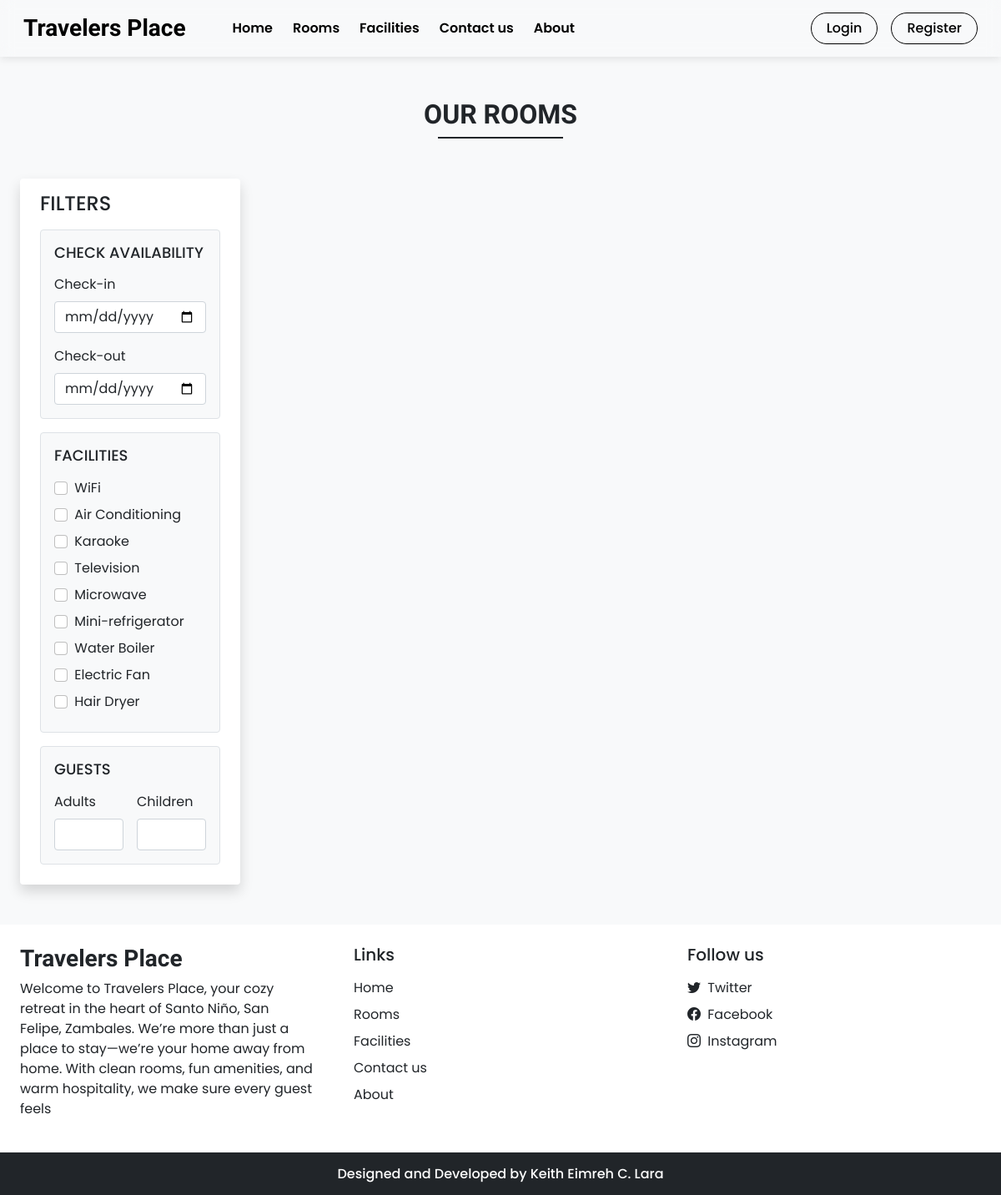
The page /rooms.php on the database its author committed.
### tables this page shows
CREATE TABLE `settings` (
  `sr_no` int(11) NOT NULL AUTO_INCREMENT,
  `site_title` varchar(50) NOT NULL,
  `site_about` varchar(250) NOT NULL,
  `shutdown` tinyint(1) NOT NULL,
  `payment_gcash_number` varchar(100) DEFAULT NULL,
  `payment_maya_number` varchar(100) DEFAULT NULL,
  `payment_gcash_qr` varchar(255) DEFAULT NULL,
  `payment_maya_qr` varchar(255) DEFAULT NULL,
  `booking_rules` text DEFAULT NULL,
  PRIMARY KEY (`sr_no`)
);

CREATE TABLE `facilities` (
  `id` int(11) NOT NULL AUTO_INCREMENT,
  `icon` varchar(100) NOT NULL,
  `name` varchar(50) NOT NULL,
  `description` varchar(250) NOT NULL,
  PRIMARY KEY (`id`)
);

### admin/inc/db_config.php (called while the page is built, shortened)
<?php
  function selectAll($table)
  {
    $con = $GLOBALS['con'];
    $res = mysqli_query($con,"SELECT * FROM $table");
    return $res;
  }
  function select($sql,$values,$datatypes)
  {
    $con = $GLOBALS['con'];
    if($stmt = mysqli_prepare($con,$sql))
    {
      if(!empty($values)){
        mysqli_stmt_bind_param($stmt,$datatypes,...$values);
      }
      if(mysqli_stmt_execute($stmt)){
        $res = mysqli_stmt_get_result($stmt);
        return $res;
      }
      else{
        mysqli_stmt_close($stmt);
        die("Query cannot be executed - Select");
      }
    }
    else{
      die("Query cannot be prepared - Select");
    }
  }

### rooms.php (the view, shortened to what this page needs)
<!DOCTYPE html>
<html lang="en">
<head>
  <?php require('inc/links.php'); ?>
</head>
<body class="bg-light">
  <?php
    require('inc/header.php');
    $checkin_default="";
    $checkout_default="";
    $adult_default="";
    $children_default="";
  ?>
  <div class="my-5 px-4">
    <h2 class="fw-bold h-font text-center">OUR ROOMS</h2>
    <div class="h-line bg-dark"></div>
  </div>
  <div class="container-fluid">
    <div class="row">
      <div class="col-lg-3 col-md-12 mb-lg-0 mb-4 ps-4">
        <nav class="navbar navbar-expand-lg navbar-light bg-white rounded shadow">
          <div class="container-fluid flex-lg-column align-items-stretch">
            <h4 class="mt-2">FILTERS</h4>
            <div class="collapse navbar-collapse flex-column align-items-stretch mt-2" id="filterDropdown">
              <div class="border bg-light p-3 rounded mb-3">
                <h5 class="d-flex align-items-center justify-content-between mb-3" style="font-size: 18px;">
                  <span>CHECK AVAILABILITY</span>
                </h5>
                <label class="form-label">Check-in</label>
                <input type="date" class="form-control shadow-none mb-3" value="<?php echo $checkin_default ?>" id="checkin" onchange="chk_avail_filter()" onclick="try{this.showPicker()}catch(e){}" style="cursor:pointer;">
                <label class="form-label">Check-out</label>
                <input type="date" class="form-control shadow-none" value="<?php echo $checkout_default ?>" id="checkout" onchange="chk_avail_filter()" onclick="try{this.showPicker()}catch(e){}" style="cursor:pointer;">
              </div>
              <div class="border bg-light p-3 rounded mb-3">
                <h5 class="d-flex align-items-center justify-content-between mb-3" style="font-size: 18px;">
                  <span>FACILITIES</span>
                </h5>
                <?php
                  $facilities_q = selectAll('facilities');
                  while($row = mysqli_fetch_assoc($facilities_q))
                  {
                    echo<<<facilities
                      <div class="mb-2">
                        <input type="checkbox" onclick="fetch_rooms()" name="facilities" value="$row[id]" class="form-check-input shadow-none me-1" id="$row[id]">
                        <label class="form-check-label" for="$row[id]">$row[name]</label>
                      </div>
                    facilities;
                  }
                ?>
              </div>
              <div class="border bg-light p-3 rounded mb-3">
                <h5 class="d-flex align-items-center justify-content-between mb-3" style="font-size: 18px;">
                  <span>GUESTS</span>
                </h5>
                <div class="d-flex">
                  <div class="me-3">
                    <label class="form-label">Adults</label>
                    <input type="number" min="1" id="adults" value="<?php echo $adult_default ?>" oninput="guests_filter()" class="form-control shadow-none">
                  </div>
                  <div>
                    <label class="form-label">Children</label>
                    <input type="number" min="1" id="children" value="<?php echo $children_default ?>" oninput="guests_filter()" class="form-control shadow-none">
                  </div>
                </div>
              </div>
            </div>
          </div>
        </nav>
      </div>
      <div class="col-lg-9 col-md-12 px-4" id="rooms-data">
      </div>
    </div>
  </div>
  <?php require('inc/footer.php'); ?>
</body>
</html>

### inc/header.php (shortened to what this page needs)
<nav id="nav-bar" class="navbar navbar-expand-lg navbar-dark px-lg-3 py-lg-2 fixed-top">
  <div class="container-fluid">
    <a class="navbar-brand me-5 fw-bold fs-3 h-font" href="index.php"><?php echo $settings_r['site_title'] ?></a>
    <div class="collapse navbar-collapse" id="navbarSupportedContent">
      <ul class="navbar-nav me-auto mb-2 mb-lg-0">
        <li class="nav-item">
          <a class="nav-link me-2" href="index.php">Home</a>
        </li>
        <li class="nav-item">
          <a class="nav-link me-2" href="rooms.php">Rooms</a>
        </li>
        <li class="nav-item">
          <a class="nav-link me-2" href="facilities.php">Facilities</a>
        </li>
        <li class="nav-item">
          <a class="nav-link me-2" href="contact.php">Contact us</a>
        </li>
        <li class="nav-item">
          <a class="nav-link" href="about.php">About</a>
        </li>
      </ul>
      <div class="d-flex">
        <?php
          if(isset($_SESSION['login']) && $_SESSION['login']==true)
          {
            $path = USERS_IMG_PATH;
            $support_unread_count = function_exists('getSupportTicketUnreadCountForUser')
              ? getSupportTicketUnreadCountForUser((int)$_SESSION['uId'])
              : 0;
            $support_badge = $support_unread_count > 0
              ? "<span class='badge bg-danger ms-2'>{$support_unread_count}</span>"
              : '';
            echo<<<data
              <div class="d-flex align-items-center">
                <div class="dropdown me-3">
                  <a class="position-relative text-dark" href="javascript:void(0)" role="button" id="notificationDropdown" data-bs-toggle="dropdown" aria-expanded="false">
                    <i class="bi bi-bell fs-5"></i>
                    <span id="notification-badge" class="position-absolute top-0 start-100 translate-middle badge rounded-pill bg-danger" style="display: none; font-size: 0.6rem;">
                      0
                    </span>
                  </a>
                  <ul class="dropdown-menu dropdown-menu-end" aria-labelledby="notificationDropdown">
                    <li><h6 class="dropdown-header">Notifications</h6></li>
                    <li><hr class="dropdown-divider m-0"></li>
                    <div id="notification-dropdown" style="max-height: 300px; overflow-y: auto;">
                      <div class="dropdown-item text-center text-muted py-3">Loading notifications...</div>
                    </div>
                    <li><hr class="dropdown-divider m-0"></li>
                    <li><a class="dropdown-item text-center text-primary" href="notifications.php">View All Notifications</a></li>
                  </ul>
                </div>
                <div class="btn-group">
                  <button type="button" class="btn btn-outline-dark shadow-none dropdown-toggle" data-bs-toggle="dropdown" data-bs-display="static" aria-expanded="false">
                    <img src="$path$_SESSION[uPic]" style="width: 25px; height: 25px;" class="me-1 rounded-circle">
                    $_SESSION[uName]
                  </button>
                <ul class="dropdown-menu dropdown-menu-lg-end">
                  <li><a class="dropdown-item" href="profile.php">Profile</a></li>
                  <li><a class="dropdown-item" href="bookings.php">Bookings</a></li>
                  <li><a class="dropdown-item d-flex justify-content-between align-items-center" href="support.php"><span>Support</span>{$support_badge}</a></li>
                  <li><a class="dropdown-item" href="notifications.php">Notifications <span id="notification-badge-menu" class="badge bg-danger ms-2" style="display:none;">0</span></a></li>
                  <li><a class="dropdown-item" id="logout-link" href="logout.php">Logout</a></li>
                </ul>
              </div>
            data;
          }
          else
          {
            echo<<<data
              <button type="button" class="btn btn-auth shadow-none me-lg-3 me-2" data-bs-toggle="modal" data-bs-target="#loginModal">
                Login
              </button>
              <button type="button" class="btn btn-auth shadow-none" data-bs-toggle="modal" data-bs-target="#registerModal">
                Register
              </button>
            data;
          }
        ?>
      </div>
    </div>
  </div>
</nav>

### inc/footer.php (shortened to what this page needs)
<footer>
<div class="container-fluid bg-white mt-5">
  <div class="row">
    <div class="col-lg-4 p-4">
      <h3 class="h-font fw-bold fs-3 mb-2"><?php echo $settings_r['site_title'] ?></h3>
      <p>
        <?php echo $settings_r['site_about'] ?>
      </p>
    </div>
    <div class="col-lg-4 p-4">
      <h5 class="mb-3">Links</h5>
      <a href="index.php" class="d-inline-block mb-2 text-dark text-decoration-none">Home</a> <br>
      <a href="rooms.php" class="d-inline-block mb-2 text-dark text-decoration-none">Rooms</a> <br>
      <a href="facilities.php" class="d-inline-block mb-2 text-dark text-decoration-none">Facilities</a> <br>
      <a href="contact.php" class="d-inline-block mb-2 text-dark text-decoration-none">Contact us</a> <br>
      <a href="about.php" class="d-inline-block mb-2 text-dark text-decoration-none">About</a>
    </div>
    <div class="col-lg-4 p-4">
        <h5 class="mb-3">Follow us</h5>
        <?php
          if($contact_r['tw']!=''){
            echo<<<data
              <a href="$contact_r[tw]" class="d-inline-block text-dark text-decoration-none mb-2">
                <i class="bi bi-twitter me-1"></i> Twitter
              </a><br>
            data;
          }
        ?>
        <a href="<?php echo $contact_r['fb'] ?>" class="d-inline-block text-dark text-decoration-none mb-2">
          <i class="bi bi-facebook me-1"></i> Facebook
        </a><br>
        <a href="<?php echo $contact_r['insta'] ?>" class="d-inline-block text-dark text-decoration-none">
          <i class="bi bi-instagram me-1"></i> Instagram
        </a><br>
    </div>
  </div>
</div>
<h6 class="text-center bg-dark text-white p-3 m-0">Designed and Developed by Keith Eimreh C. Lara</h6>
</footer>

### css/common.css (style rules this page uses)
:root { --teal: #2ec1ac; --teal_hover: #279e8c; }
* { font-family: 'Poppins', sans-serif; }
.h-font { font-family: 'Merienda', cursive; }
input[type=number] { -moz-appearance: textfield; }
.h-line { width: 150px; margin: 0 auto; height: 1.7px; }
#nav-bar { transition: all 0.3s ease; backdrop-filter: blur(8px); -webkit-backdrop-filter: blur(8px); }
body { padding-top: 70px; }
.navbar-light-mode { background: rgba(255, 255, 255, 0) !important; backdrop-filter: blur(10px); -webkit-backdrop-filter: blur(10px); box-shadow: 0 2px 10px rgba(0, 0, 0, 0.1); }
.navbar-light-mode .nav-link, .navbar-light-mode .navbar-brand, #nav-bar.navbar-light-mode .nav-link, #nav-bar.navbar-light-mode .navbar-brand { color: #000 !important; font-weight: 600 !important; text-shadow: none; }
.btn-auth { border-radius: 50px; padding: 6px 18px; font-weight: 500; background: transparent; transition: all 0.3s ease; }
.navbar-light-mode .btn-auth, #nav-bar.navbar-light-mode .btn-auth { border: 1px solid #000; color: #000; box-shadow: 0 0 10px rgba(0, 0, 0, 0.1); }

### rows shown on the page
settings: site_title "Travelers Place", site_about "Welcome to Travelers Place, your cozy retreat in the heart of Santo Niño, San Felipe, Zambales. We’re more than just a place to stay—we’re your home away from home. With clean rooms, fun amenities, and warm hospitality, we make sure every guest feels"
facilities: name "WiFi"
facilities: name "Air Conditioning"
facilities: name "Karaoke"
facilities: name "Television"
facilities: name "Microwave"
facilities: name "Mini-refrigerator"
facilities: name "Water Boiler"
facilities: name "Electric Fan"
facilities: name "Hair Dryer"
